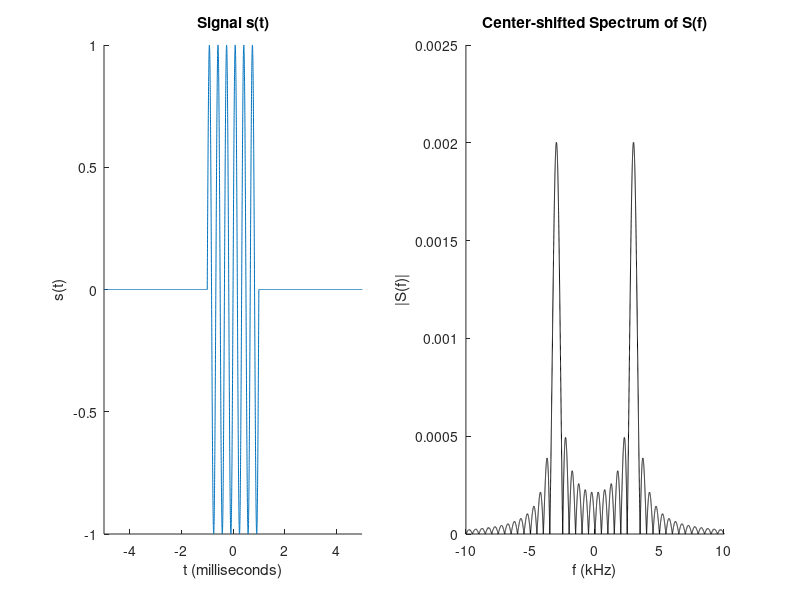

This figure's MATLAB source:
%% Block function and truncation, slice selection (exercise 6.7)
%a
clear
Fs = 1e6; %sampling frequency (1/s)
T = 1/Fs; % sampling period (s)
duration = 1 %Duration of the simulation
N = duration*Fs; %lenght of signal
tvec = ((-N)/2:(N-1)/2)*T; %the time vector

figure(1)
subplot(1,2,1)

curve=3 %1=a+b, 2=c, 3=d
switch curve
    case 1  
        b=3000; %3 kHz
        s=sin(tvec*2*pi*b)./(tvec*2*pi*b);
        s(isnan(s))=1;
    case 2 %keep only middle 8 ms
        b=3000; %3 kHz
        s=sin(tvec*2*pi*b)./(tvec*2*pi*b);
        s(isnan(s))=1;
        s(tvec<-4e-3) = 0;
        s(tvec>4e-3) = 0;
    case 3 %keep only middle 2 ms
        b=3000; %3 kHz
        c=3000; %3 kHz
        s=sin(tvec*2*pi*c);
        s(isnan(s))=1;
        s(tvec<-1e-3) = 0;
        s(tvec>1e-3) = 0;
end
%s = s + 0.01*randn(size(tvec));
%plot(1000*tvec(1:50),s(1:50),'.-')
plot(1000*tvec,s,'-')
title('Signal s(t)')
xlabel('t (milliseconds)')
ylabel('s(t)')
xlim([-5 5])

%FFT
S= fft(s);
P2 = abs(S/N);
P2 = S/N;
%P1 = P2(1:N/2+1);
P1 = ifftshift(P2);
P1(2:end-1) = 2*P1(2:end-1);

fvec = Fs*((-N/2):(N/2-1))/N; %this is important!
box off
subplot(1,2,2)

plot(fvec/1000,abs(P1),'-k')
xlim([-10 10]) %+/- 10 kHz
title('Center-shifted Spectrum of S(f)')
xlabel('f (kHz)')
ylabel('|S(f)|')
%xlim([-150 150])
box off
